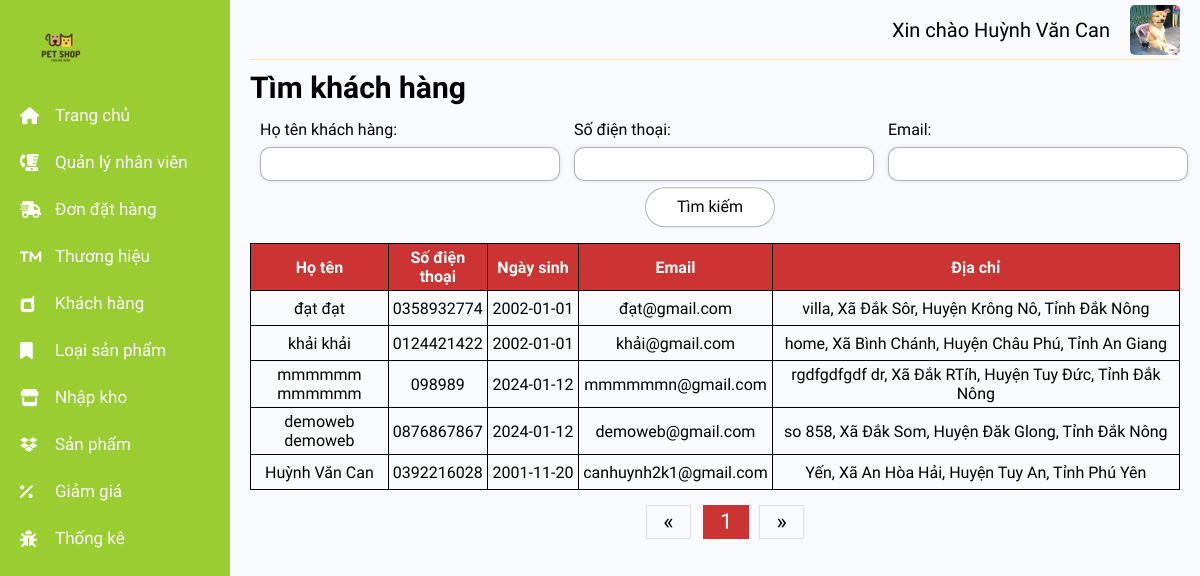
Page /admin/pages/customer_index.php (signed in) on the committed database.
### tables this page shows
CREATE TABLE `khach_hang` (
  `maKhachHang` varchar(6) NOT NULL,
  `hoKhachHang` varchar(50) NOT NULL,
  `tenKhachHang` varchar(10) NOT NULL,
  `dienThoai` varchar(10) NOT NULL,
  `diaChiCuThe` varchar(255) NOT NULL,
  `tenNguoiDung` varchar(20) NOT NULL,
  `matKhau` char(80) NOT NULL,
  `email` varchar(50) NOT NULL,
  `ngaySinh` date NOT NULL,
  `avatar` varchar(255) DEFAULT NULL,
  `khoiPhucMatKhau` varchar(255) DEFAULT NULL,
  `maXa` varchar(6) NOT NULL
);

### admin/pages/customer_index.php (the view, shortened to what this page needs)
<?php include '../templates/nav_admin1.php';
?>
<?php
$rowOfPage = 10;
$currentPage = isset($_GET['page']) ? (int) $_GET['page'] : 1;
$query = 'SELECT concat(khach_hang.hoKhachHang," ",khach_hang.tenKhachHang) AS hoTenKhachHang, khach_hang.dienThoai, khach_hang.ngaySinh, khach_hang.email, concat(khach_hang.diaChiCuThe,", ",xa.tenXa,", ",huyen.tenHuyen,", ",tinh.tenTinh) AS diaChi FROM khach_hang JOIN xa on khach_hang.maXa=xa.maXa JOIN huyen on huyen.maHuyen=xa.maHuyen JOIN tinh on tinh.maTinh=huyen.maTinh';
$query_extend = '';
$query .= $query_extend . " LIMIT $rowOfPage  OFFSET " . (($currentPage - 1) * $rowOfPage);
$statement = $dbh->prepare($query);
$statement->execute();
$statement->setFetchMode(PDO::FETCH_OBJ);
?>
<h1 class="Title_Admin_create_form">Tìm khách hàng</h1>
<div class="search_admin_header">
    <form action="" method="post">
        <table class="Table_Details_Admin1">
            <tr>
                <td>
                    <label for="">Họ tên khách hàng:</label>
                </td>
                <td>
                    <label for="">Số điện thoại:</label>
                </td>
                <td>
                    <label for="">Email:</label>
                </td>
            </tr>
            <tr>
                <td>
                    <input type="text" class="textfile" id="fullname" name="tenKH" value="<?php if (isset($_POST['tenKH']))
                        echo $_POST['tenKH'] ?>" style="width: 100%; min-width: 300px;">
                    </td>
                    <td>
                        <input type="text" class="textfile" id="phoneNumber" value="<?php if (isset($_POST['dienthoai']))
                        echo $_POST['dienthoai'] ?>" name="dienthoai" style="width: 100%; min-width: 300px;">
                    </td>
                    <td>
                        <input type="text" class="textfile" id="email" name="email" value="<?php if (isset($_POST['email']))
                        echo $_POST['email'] ?>" style="width: 100%; min-width: 300px;">
                    </td>
                </tr>
            </table>
            <div class="search_button" style="position: absolute;top: 80px;">
                <input type="submit" value="Tìm kiếm" class="search_button_btn" />
            </div>
        </form>
    </div>
    <br><br>
    <table class="table_dskhadmin">
        <thead>
            <tr style="height: 40px;">
                <th style="width: 15%;">Họ tên</th>
                <th style="width: 10%;">Số điện thoại</th>
                <th style="width: 10%;">Ngày sinh</th>
                <th style="width: 20%;">Email</th>
                <th style="width: 45%;">Địa chỉ</th>
            </tr>
        </thead>
        <tbody>
            <?php
                    while ($row = $statement->fetch())
                        echo '
                            <tr style="height: 35px;">
                            <td>'
                            . $row->hoTenKhachHang . '
                            </td>
                            <td>'
                            . $row->dienThoai . '
                            </td>
                            <td>'
                            . $row->ngaySinh . '
                            </td>
                            <td>'
                            . $row->email . '
                            </td>
                            <td>'
                            . $row->diaChi . '
                            </td>
                        </tr>';
                    ?>
    </tbody>
</table>
<?php include '../includes/pagination.php' ?>
<?php include '../templates/nav_admin2.php' ?>

### admin/assets/css/main.css (style rules this page uses)
th { background-color: #CC3333; color: white; }
th, td { border: 1px solid black; padding: 8px; text-align: center; padding: 4px; }
.Title_Admin_create_form { font-size: 3rem; }
.form_field, .name_form_field, .textfile, .error_message { display: block; }
.textfile { min-width: 450px; height: 34px; margin-bottom: 6px; border-radius: 10px; border: 1px solid rgb(0,0,0,0.3); text-indent: 5px; outline: none; box-shadow: 0px 0px 5px rgba(0, 0, 0, 0.1); }
.search_admin_header { width: 100%; position: relative; }
.search_button { position: absolute; transform: translate(-50%, -50%); bottom: -30%; left: 50%; }
.search_button_btn { height: 40px; width: 130px; background-color: #ffffff; border-radius: 20px; margin-right: 10px; border: 1px solid rgb(0,0,0,0.3); cursor: pointer; font-size: 1.6rem; }

### admin/pages/customer_index.php (style rules this page uses)
.Table_Details_Admin1 { width: 95%; margin-bottom: -15px; border: none; border-collapse: collapse; }
.Table_Details_Admin1 td { text-align: left; border: none; padding-left: 10px; padding-bottom: -15px; border-collapse: collapse; }
.table_dskhadmin { width: 100%; margin-top: 25px; border-collapse: collapse; }

### rows in the picture
khach_hang: hoTenKhachHang "đạt đạt", dienThoai "0358932774", ngaySinh "2002-01-01", email "đạt@gmail.com", diaChi "villa, Xã Đắk Sôr, Huyện Krông Nô, Tỉnh Đắk Nông"
khach_hang: hoTenKhachHang "khải khải", dienThoai "0124421422", ngaySinh "2002-01-01", email "khải@gmail.com", diaChi "home, Xã Bình Chánh, Huyện Châu Phú, Tỉnh An Giang"
khach_hang: hoTenKhachHang "mmmmmm mmmmmm", dienThoai "098989", ngaySinh "2024-01-12", email "mmmmmmn@gmail.com", diaChi "rgdfgdfgdf dr, Xã Đắk RTíh, Huyện Tuy Đức, Tỉnh Đắk Nông"
khach_hang: hoTenKhachHang "demoweb demoweb", dienThoai "0876867867", ngaySinh "2024-01-12", email "demoweb@gmail.com", diaChi "so 858, Xã Đắk Som, Huyện Đăk Glong, Tỉnh Đắk Nông"
khach_hang: hoTenKhachHang "Huỳnh Văn Can", dienThoai "0392216028", ngaySinh "2001-11-20", email "canhuynh2k1@gmail.com", diaChi "Yến, Xã An Hòa Hải, Huyện Tuy An, Tỉnh Phú Yên"

### other values in the picture
$_SESSION['admin']->ho "Huỳnh Văn"
$_SESSION['admin']->ten "Can"
